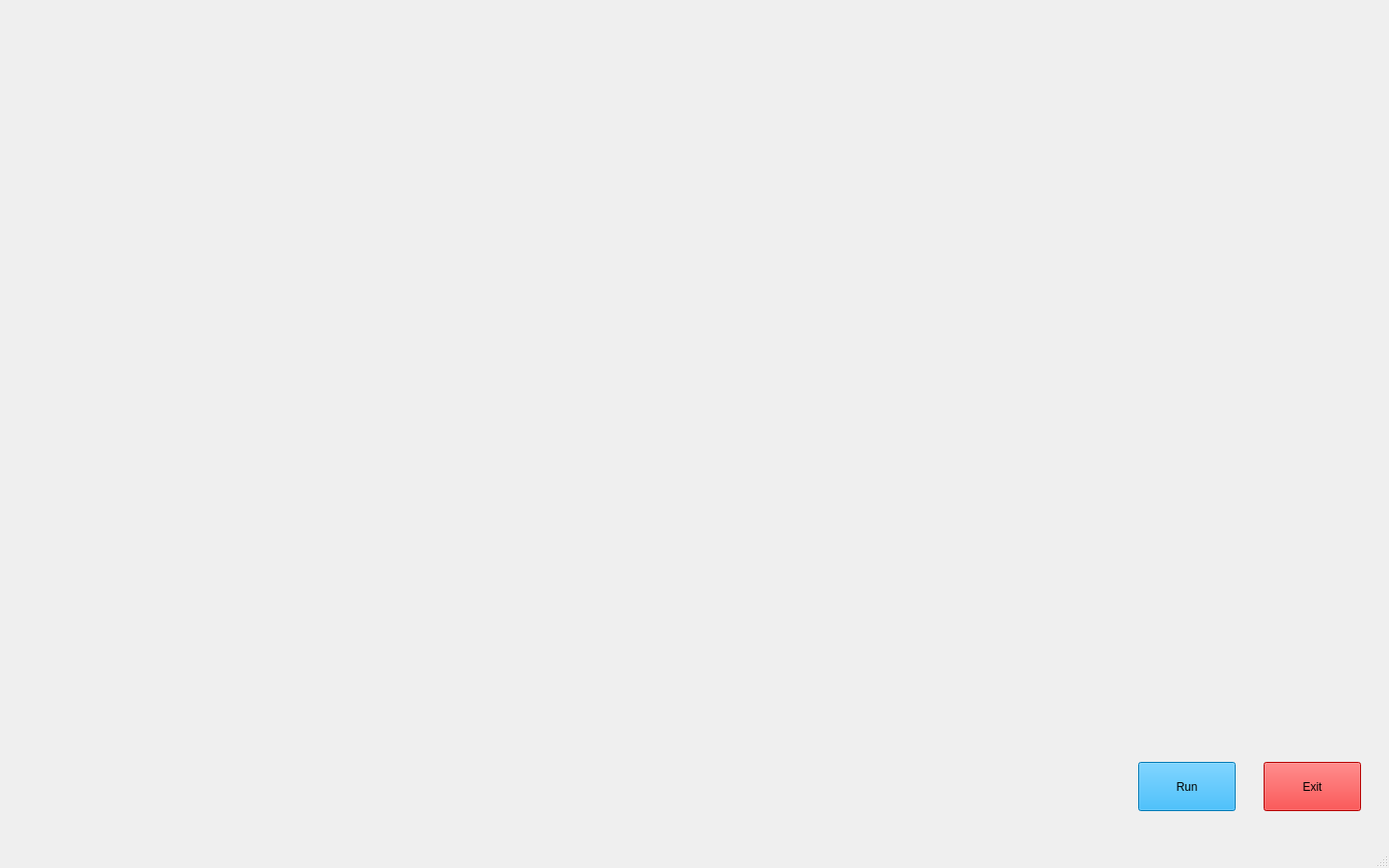
<?xml version="1.0" encoding="UTF-8"?>
<ui version="4.0">
 <class>MainWindow</class>
 <widget class="QMainWindow" name="MainWindow">
  <property name="geometry">
   <rect>
    <x>0</x>
    <y>0</y>
    <width>1440</width>
    <height>900</height>
   </rect>
  </property>
  <property name="windowTitle">
   <string>MainWindow</string>
  </property>
  <widget class="QWidget" name="centralwidget">
   <widget class="QLabel" name="label">
    <property name="geometry">
     <rect>
      <x>0</x>
      <y>0</y>
      <!-- <width>1440</width>
      <height>900</height> -->
    <width>80%</width>
    <height>80%</height>
     </rect>
    </property>
    <property name="text">
     <string/>
    </property>
    <property name="pixmap">
     <pixmap>Jarvis/utils/images/live_wallpaper.gif</pixmap>
    </property>
    <property name="scaledContents">
     <bool>true</bool>
    </property>
   </widget>
   <widget class="QPushButton" name="pushButton">
    <property name="geometry">
     <rect>
      <x>1180</x>
      <y>790</y>
      <width>101</width>
      <height>51</height>
     </rect>
    </property>
    <property name="styleSheet">
     <string notr="true">background-color: rgb(0, 170, 255);
font: 75 18pt &quot;MS Shell Dlg 2&quot;;</string>
    </property>
    <property name="text">
     <string>Run</string>
    </property>
   </widget>
   <widget class="QPushButton" name="pushButton_2">
    <property name="geometry">
     <rect>
      <x>1310</x>
      <y>790</y>
      <width>101</width>
      <height>51</height>
     </rect>
    </property>
    <property name="styleSheet">
     <string notr="true">background-color:rgb(255, 0, 0);
font: 75 18pt &quot;MS Shell Dlg 2&quot;;</string>
    </property>
    <property name="text">
     <string>Exit</string>
    </property>
   </widget>
   <widget class="QLabel" name="label_2">
    <property name="geometry">
     <rect>
      <x>10</x>
      <y>10</y>
      <width>401</width>
      <height>91</height>
     </rect>
    </property>
    <property name="text">
     <string/>
    </property>
    <property name="pixmap">
     <pixmap>Jarvis/utils/images/initiating.gif</pixmap>
    </property>
   </widget>
   <widget class="QTextBrowser" name="textBrowser">
    <property name="geometry">
     <rect>
      <x>640</x>
      <y>30</y>
      <width>291</width>
      <height>61</height>
     </rect>
    </property>
    <property name="styleSheet">
     <string notr="true">font: 75 16pt &quot;MS Shell Dlg 2&quot;;
background-color:transparent;
border-radius:none;
</string>
    </property>
   </widget>
   <widget class="QTextBrowser" name="textBrowser_2">
    <property name="geometry">
     <rect>
      <x>930</x>
      <y>30</y>
      <width>291</width>
      <height>61</height>
     </rect>
    </property>
    <property name="styleSheet">
     <string notr="true">font: 75 16pt &quot;MS Shell Dlg 2&quot;;
background-color:transparent;
border-radius:none;</string>
    </property>
   </widget>
   <widget class="QTextBrowser" name="textBrowser_3">
    <property name="geometry">
     <rect>
      <x>1000</x>
      <y>500</y>
      <width>431</width>
      <height>281</height>
     </rect>
    </property>
    <property name="styleSheet">
     <string notr="true">font: 11pt &quot;MS Shell Dlg 2&quot;;
background-color:transparent;</string>
    </property>
   </widget>
  </widget>
  <widget class="QMenuBar" name="menubar">
   <property name="geometry">
    <rect>
     <x>0</x>
     <y>0</y>
     <width>1440</width>
     <height>26</height>
    </rect>
   </property>
  </widget>
  <widget class="QStatusBar" name="statusbar"/>
 </widget>
 <resources/>
 <connections/>
</ui>
